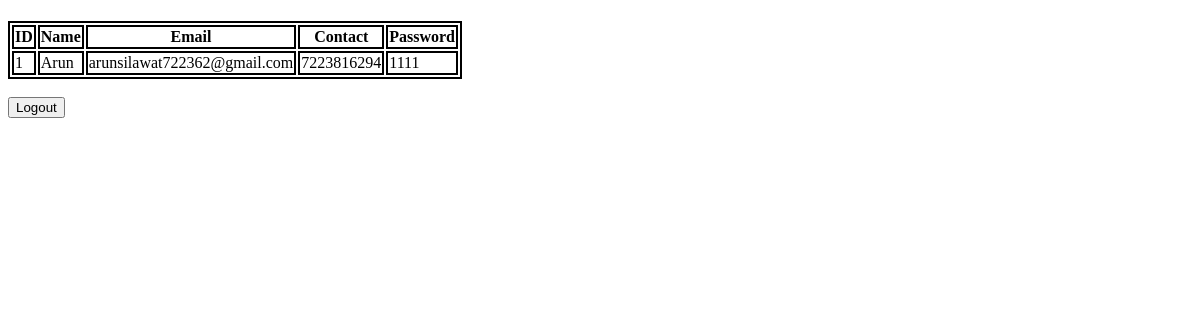
/all/, run on an earlier commit of the app's database.
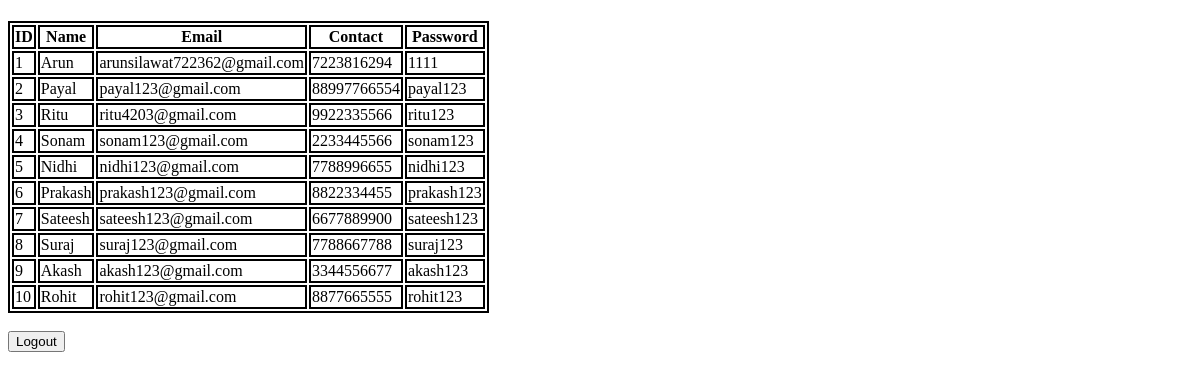
And on a later commit of the database.
### app/models.py (models this page shows)
class Student(models.Model):
    stu_name=models.CharField(max_length=50)
    stu_email=models.EmailField()
    stu_contact=models.IntegerField()
    stu_password=models.CharField(max_length=25)

### app/views.py (the view)
# urls.py: path('all/',views.all, name='all'),
def all(request):
    data=Student.objects.all()
    data1=data.values()
    return render(request,'dashboard.html',{'data':data1})

### app/templates/dashboard.html (shortened to what this page needs)
<!DOCTYPE html>
<html lang="en">
<head>
</head>
<body>
    <div class="container" >
        <table class="table" style="border: 2px solid black;">
            <thead >
                <tr>
                    <th style="border: 2px solid black;">ID </th>
                    <th style="border: 2px solid black;">Name</th>
                    <th style="border: 2px solid black;">Email</th>
                    <th style="border: 2px solid black;">Contact</th>
                    <th style="border: 2px solid black;">Password</th>
                </tr>
            </thead>
            <tbody >
                {% for i in data %}
                <tr >
                    <td style="border: 2px solid black;">{{i.id}}</td>
                    <td style="border: 2px solid black;">{{i.stu_name}}</td>
                    <td style="border: 2px solid black;">{{i.stu_email}}</td>
                    <td style="border: 2px solid black;">{{i.stu_contact}}</td>
                    <td style="border: 2px solid black;">{{i.stu_password}}</td>
                </tr>
                {% endfor %}
            </tbody>
        </table>
    </div> <br>
    <a href="{% url 'home' %}"><button>Logout</button></a>
</body>
</html>

What changed in the data, as far as the page shows it:
added Student: id "2", stu_name "Payal", stu_email "payal123@gmail.com", stu_contact "88997766554", stu_password "payal123"
added Student: id "3", stu_name "Ritu", stu_email "ritu4203@gmail.com", stu_contact "9922335566", stu_password "ritu123"
added Student: id "4", stu_name "Sonam", stu_email "sonam123@gmail.com", stu_contact "2233445566", stu_password "sonam123"
added Student: id "5", stu_name "Nidhi", stu_email "nidhi123@gmail.com", stu_contact "7788996655", stu_password "nidhi123"
added Student: id "6", stu_name "Prakash", stu_email "prakash123@gmail.com", stu_contact "8822334455", stu_password "prakash123"
added Student: id "7", stu_name "Sateesh", stu_email "sateesh123@gmail.com", stu_contact "6677889900", stu_password "sateesh123"
added Student: id "8", stu_name "Suraj", stu_email "suraj123@gmail.com", stu_contact "7788667788", stu_password "suraj123"
added Student: id "9", stu_name "Akash", stu_email "akash123@gmail.com", stu_contact "3344556677", stu_password "akash123"
added Student: id "10", stu_name "Rohit", stu_email "rohit123@gmail.com", stu_contact "8877665555", stu_password "rohit123"
